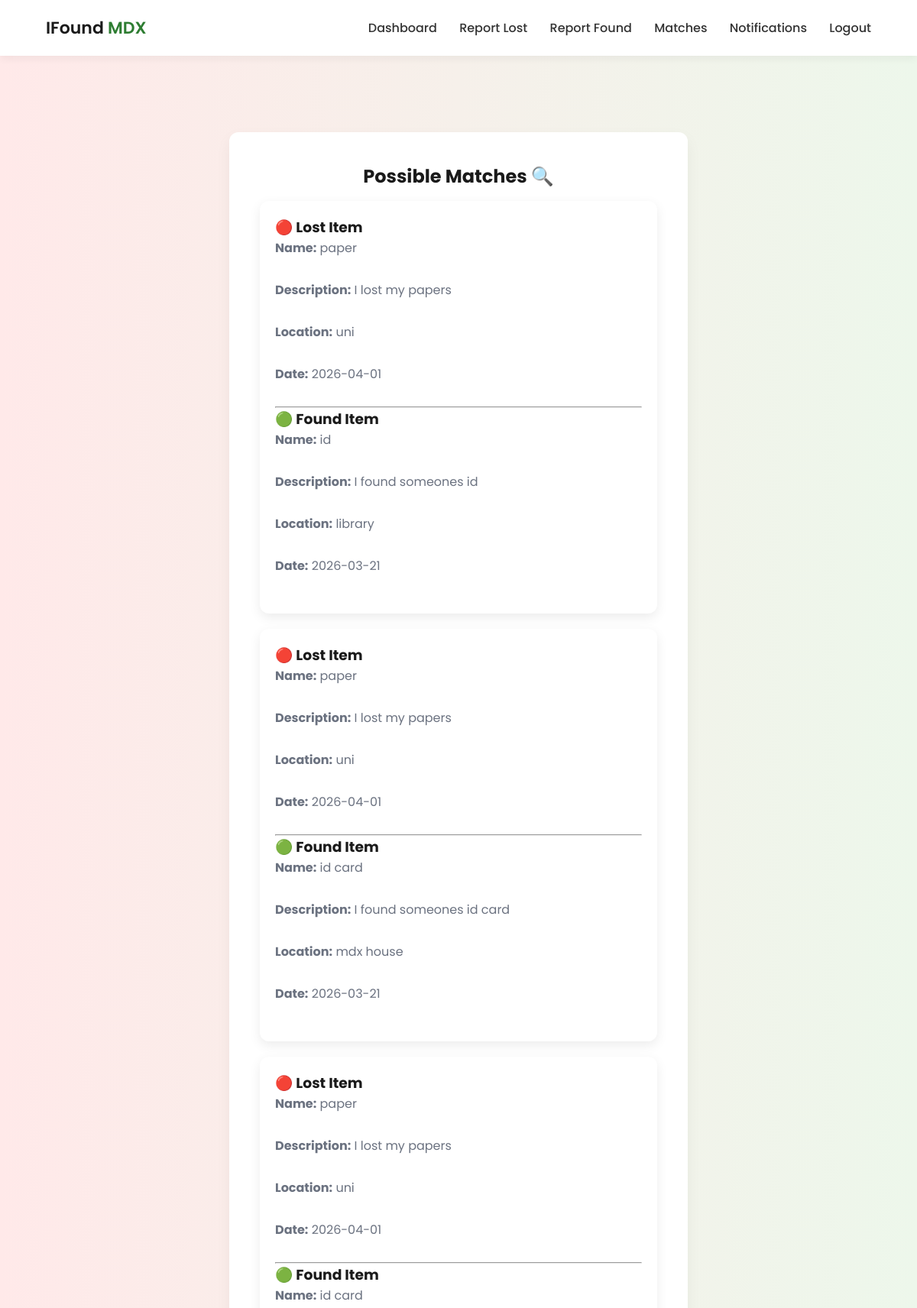
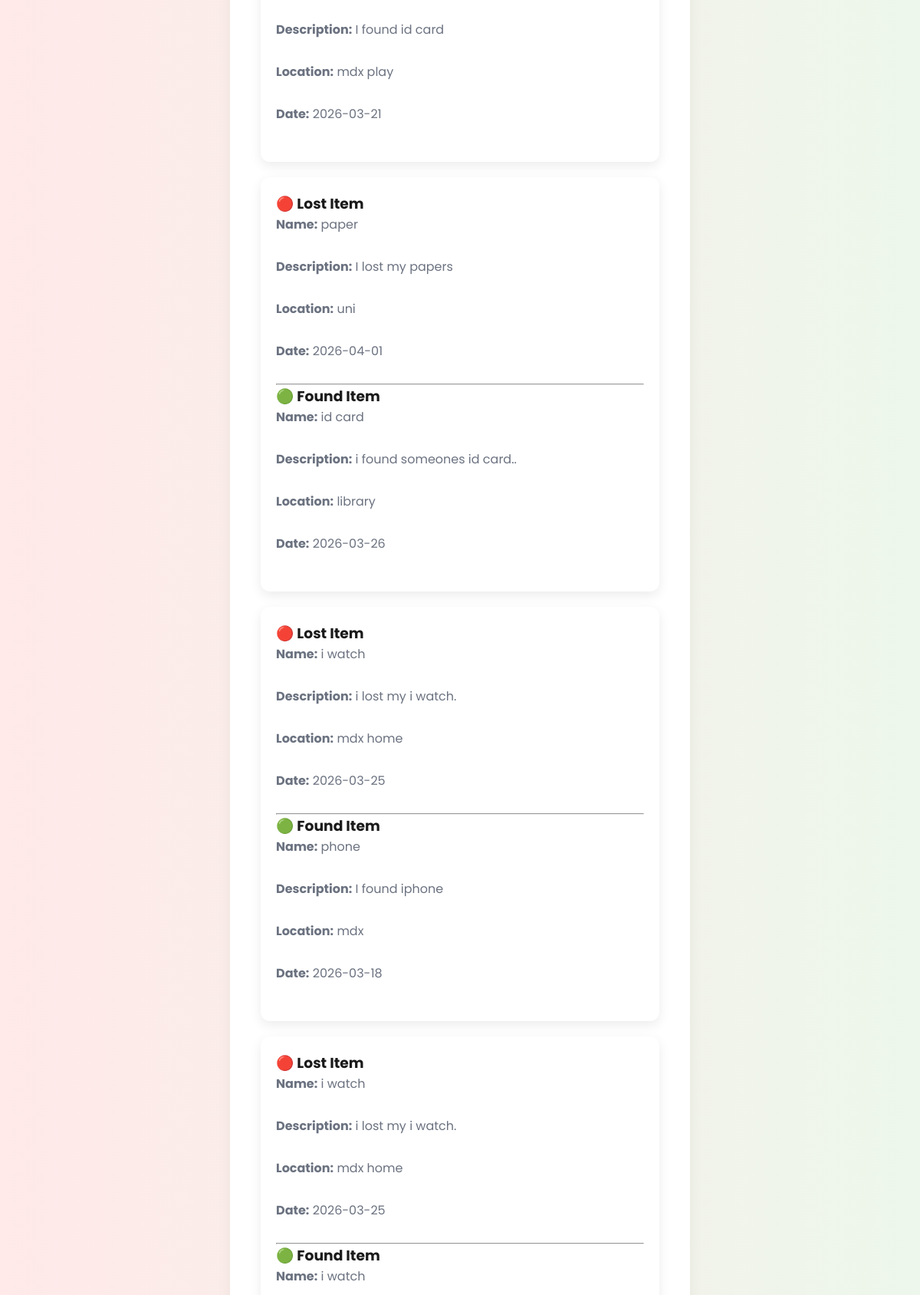
/matches.php (signed in, upper part), run on the app's committed database (2 pictures, top to bottom).
### tables this page shows
CREATE TABLE `lost_items` (
  `lost_id` int(11) NOT NULL,
  `user_id` int(11) DEFAULT NULL,
  `item_name` varchar(100) DEFAULT NULL,
  `category` varchar(50) DEFAULT NULL,
  `description` text DEFAULT NULL,
  `location_lost` varchar(100) DEFAULT NULL,
  `date_lost` date DEFAULT NULL,
  `status` enum('open','matched','closed') DEFAULT 'open'
);

CREATE TABLE `found_items` (
  `found_id` int(11) NOT NULL,
  `user_id` int(11) DEFAULT NULL,
  `item_name` varchar(100) DEFAULT NULL,
  `category` varchar(50) DEFAULT NULL,
  `description` text DEFAULT NULL,
  `location_found` varchar(100) DEFAULT NULL,
  `date_found` date DEFAULT NULL,
  `status` enum('open','matched','closed') DEFAULT 'open'
);

### matches.php (the view, shortened to what this page needs)
<?php
require "config.php";
$user_id = $_SESSION["user_id"];
$sql = "
SELECT
    l.user_id AS lost_user,     -- owner of lost item
    f.user_id AS found_user,    -- owner of found item
    l.item_name AS lost_item,   -- lost item name
    l.description AS lost_desc,
    l.location_lost,
    l.date_lost,
    f.item_name AS found_item,  -- found item name
    f.description AS found_desc,
    f.location_found,
    f.date_found
FROM lost_items l
JOIN found_items f
ON l.category = f.category     -- basic matching condition (same category)
/* 🔹 Filter results:
   Only show matches related to current user
*/
WHERE l.user_id = '$user_id'
   OR f.user_id = '$user_id'
/* 🔹 Sort results (latest first) */
ORDER BY l.date_lost DESC
";
$result = mysqli_query($conn, $sql);
?>
<!DOCTYPE html>
<html lang="en">
<head>
<link rel="stylesheet" href="assets/style.css">
</head>
<body>
<div class="navbar">
    <div class="logo">IFound <span>MDX</span></div>
    <div class="nav-links">
        <a href="dashboard.php">Dashboard</a>
        <a href="report_lost.php">Report Lost</a>
        <a href="report_found.php">Report Found</a>
        <a href="matches.php">Matches</a>
        <a href="notifications.php">Notifications</a>
        <a href="logout.php">Logout</a>
    </div>
</div>
<div class="hero">
    <div class="dashboard-card">
        <h2>Possible Matches 🔍</h2>
        <?php if ($result && mysqli_num_rows($result) > 0) { ?>
            <?php while ($row = mysqli_fetch_assoc($result)) { ?>
                <div class="match-card">
                    <h3>🔴 Lost Item</h3>
                    <p><strong>Name:</strong> <?php echo $row["lost_item"]; ?></p>
                    <p><strong>Description:</strong> <?php echo $row["lost_desc"]; ?></p>
                    <p><strong>Location:</strong> <?php echo $row["location_lost"]; ?></p>
                    <p><strong>Date:</strong> <?php echo $row["date_lost"]; ?></p>
                    <hr>
                    <h3>🟢 Found Item</h3>
                    <p><strong>Name:</strong> <?php echo $row["found_item"]; ?></p>
                    <p><strong>Description:</strong> <?php echo $row["found_desc"]; ?></p>
                    <p><strong>Location:</strong> <?php echo $row["location_found"]; ?></p>
                    <p><strong>Date:</strong> <?php echo $row["date_found"]; ?></p>
                </div>
            <?php } ?>
        <?php } else { ?>
            <p>No matches found yet.</p>
        <?php } ?>
    </div>
</div>
</body>
</html>

### assets/style.css (style rules this page uses)
* { margin: 0; padding: 0; box-sizing: border-box; }
body { font-family: 'Poppins', sans-serif; background: linear-gradient(to right, #FFE9E9, #EDF7EB); color: #1A1A1A; }
.navbar { display: flex; justify-content: space-between; align-items: center; padding: 20px 60px; background: white; box-shadow: 0 4px 10px rgba(0,0,0,0.05); }
.logo { font-size: 22px; font-weight: 600; }
.logo span { color: #2E7D32; }
.nav-links a { margin-left: 25px; text-decoration: none; color: #333; font-weight: 500; }
.hero { display: flex; justify-content: center; padding: 100px 20px; }
.dashboard-card { background: white; padding: 40px; border-radius: 12px; max-width: 600px; text-align: center; box-shadow: 0 8px 20px rgba(0,0,0,0.05); }
.dashboard-card h2 { margin-bottom: 15px; }
.dashboard-card p { margin-bottom: 30px; color: #6B7280; }
.match-card { background: #fff; padding: 20px; margin-bottom: 20px; border-radius: 12px; box-shadow: 0 5px 15px rgba(0,0,0,0.08); text-align: left; }
.dashboard-card { width: 600px; margin: auto; }

### data on the page
lost_items: item_name "paper", description "I lost my papers", location_lost "uni", date_lost "2026-04-01", found_items.item_name "id", found_items.description "I found someones id", found_items.location_found "library", found_items.date_found "2026-03-21", found_items.item_name "id card", found_items.description "I found someones id card", found_items.location_found "mdx house", found_items.description "I found id card", found_items.location_found "mdx play", found_items.description "i found someones id card..", found_items.date_found "2026-03-26"
lost_items: item_name "i watch", description "i lost my i watch.", location_lost "mdx home", date_lost "2026-03-25", found_items.item_name "phone", found_items.description "I found iphone", found_items.location_found "mdx", found_items.date_found "2026-03-18", found_items.item_name "i watch"
